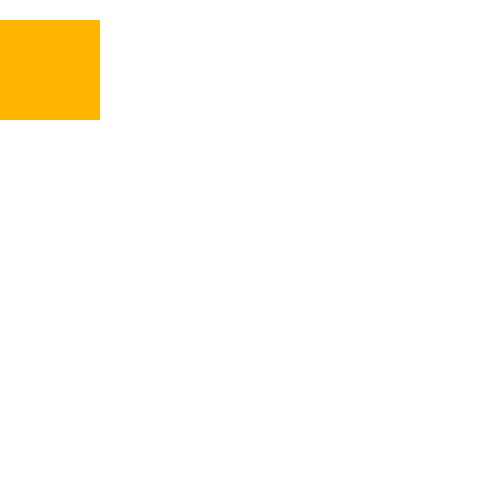
Frame 1 (no input)
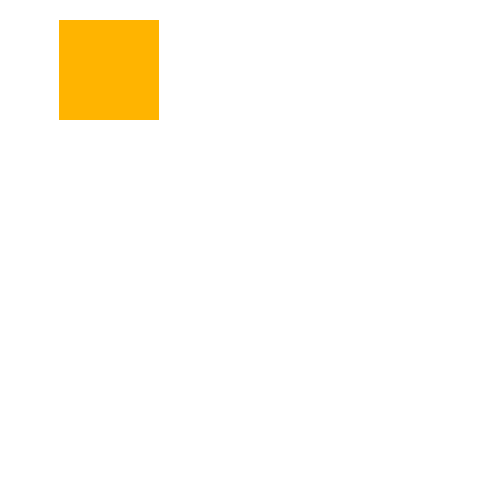
Frame 60 (the mouse pressed at the canvas centre just before this capture)
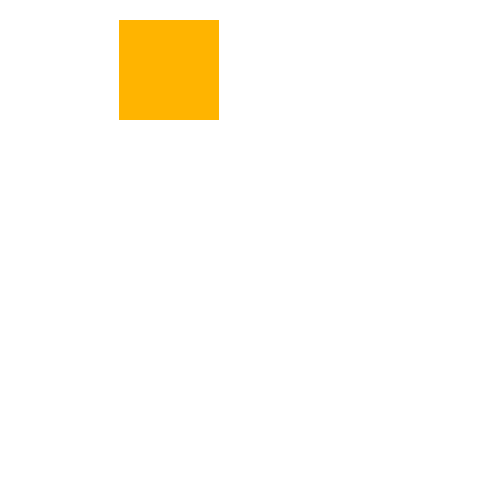
Frame 120 (the mouse held since frame 60 and released just before this capture)

The Processing sketch that drew these frames (run headless with seeded random() and noise(); from frame 60 on, the mouse is pressed at the canvas centre):

// Processing sketch: Lab_1a
// ── Lab_1a.pde
int i;

void setup(){
size(500,500);
noStroke();
fill(255,180,0);
i =0;




}
void draw(){
background(255);
rect(i, 20, 100, 100); 
if(i++>=499) i=0;



}
